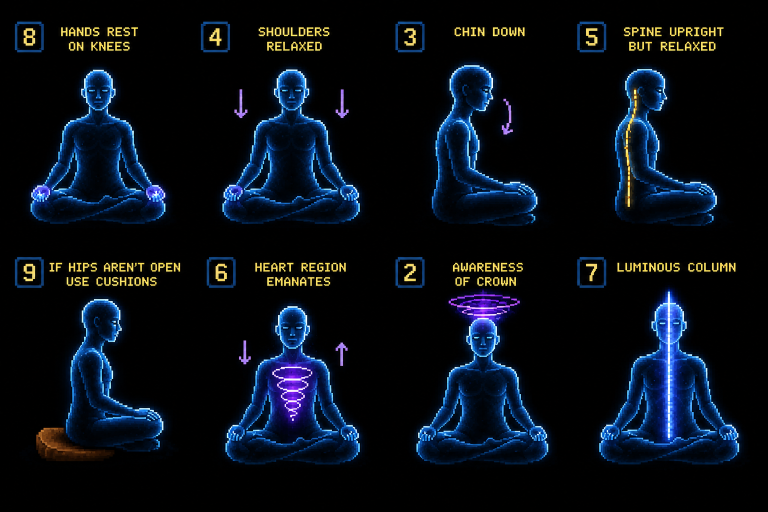
#> input picture reference/uploads/seating seqeunce.png, 1536 x 1024 px (shown at 1/2 size)
$ python -i process_figures.py   (imports and definitions only)
#> lines starting #> are read from the running program, lines starting #| are printed output that depends on the picture; after the words box and inside, x2 and y2 are one past the last pixel; in counts of white or black regions, pixels touching at a corner belong together
"""Reproducible alpha extraction and landmark registration; never edits source art."""
# INACTIVE: this script overwrites public/index.html. The guard runs before any import or write.
from legacy_guard import refuse_unless_allowed
# [1 line not run here, left out]
from pathlib import Path
from collections import deque
import json, re, base64, gzip
import numpy as np
from chapter_structure import apply_chapters
from solar_spiral import apply_solar_spiral
from wave_loop import apply_wave_loop
from mantra_scene import apply_mantra_scene
from visualization_scene import apply_visualization_scene
from PIL import Image, ImageDraw, ImageFilter

ROOT = Path(__file__).resolve().parents[2]
PUBLIC = ROOT / 'public'
OUT = PUBLIC / 'assets' / 'figures'
# [2 lines not run here, left out]

# Original-sheet pixel coordinates: crop, anatomical crown y, pelvis x/y,
# and exterior gaps between arm and torso. The halo is not a scale landmark.
SEATS = {
 'seat-hands': ((35,120,355,465),140,(195,395),[(112,345),(280,345)]),
 'seat-shoulders': ((425,120,745,465),140,(584,395),[(503,345),(665,345)]),
 'seat-chin': ((840,115,1100,465),131,(918,397),[]),
 'seat-spine': ((1205,120,1455,465),139,(1285,397),[]),
 'seat-cushions': ((60,585,350,940),600,(180,848),[]),
 'seat-heart': ((435,595,740,945),615,(585,874),[(500,816),(669,816)]),
 'seat-crown': ((815,578,1120,948),638,(968,874),[(880,815),(1050,815)]),
 'seat-column': ((1200,578,1480,948),608,(1338,874),[(1250,817),(1420,817)]),
}

def reachable(mask, seeds):
    h,w=mask.shape
    seen=np.zeros_like(mask)
    q=deque()
    for x,y in seeds:
        if 0<=x<w and 0<=y<h and mask[y,x] and not seen[y,x]:
            seen[y,x]=True; q.append((x,y))
    while q:
        x,y=q.popleft()
        for xx,yy in ((x-1,y),(x+1,y),(x,y-1),(x,y+1)):
            if 0<=xx<w and 0<=yy<h and mask[yy,xx] and not seen[yy,xx]:
                seen[yy,xx]=True; q.append((xx,yy))
    return seen

def extract(im, gaps=(), protected=()):
    rgb=np.pad(np.asarray(im.convert('RGB')).astype(np.float32),((32,32),(32,32),(0,0)))
    gaps=[(x+32,y+32) for x,y in gaps]
    peak=rgb.max(axis=2)
    bright=Image.fromarray(np.uint8(peak>=36)*255)
    # Close gaps in the luminous contour, then retain the dark body.
    contour=np.asarray(bright.filter(ImageFilter.MaxFilter(21)).filter(ImageFilter.MinFilter(21)))>0
    contour[[0,-1],:]=False; contour[:,[0,-1]]=False
    h,w=contour.shape
    seeds=[(x,0) for x in range(w)]+[(x,h-1) for x in range(w)]+[(0,y) for y in range(h)]+[(w-1,y) for y in range(h)]+list(gaps)
    solid=~reachable(~contour,seeds)
    # Closing the outer silhouette can seal narrow arm/torso openings.
    # Recover those dark gaps from the original contour before filling the body.
    gap_pixels=reachable(peak<36,gaps)
    solid[gap_pixels]=False
    if protected:
        support=Image.new('L',(w,h))
        ImageDraw.Draw(support).polygon([(x+32,y+32) for x,y in protected],fill=255)
        solid |= np.asarray(support)>0
    core=np.asarray(Image.fromarray(np.uint8(solid)*255).filter(ImageFilter.MinFilter(5)).filter(ImageFilter.GaussianBlur(1.2)))/255
    alpha=np.clip((peak-3)/252,0,1)
    alpha=np.maximum(alpha,core)
    # Unpremultiply the glow from its original black matte, preserving its
    # contribution on a dark backdrop while making it work on any backdrop.
    color=np.minimum(255,rgb/np.maximum(alpha[:,:,None],1/255))
    color[alpha==0]=0
    return Image.fromarray(np.dstack([color,np.rint(alpha*255)]).astype(np.uint8),'RGBA').crop((32,32,w-32,h-32))

# [11 lines left out: function register, not called in this run]

metadata={}
# Front-facing art uses a shared anatomical scaffold, rather than only two
# endpoints. Gentle piecewise scaling compensates for source drawing drift.
# Sheet coordinates: center x, crown/brow/chin/shoulder/navel/pelvis/base,
# half-widths at head, shoulders and folded legs. Profile poses stay separate.
FRONT={
 'seat-hands':(195.5,[140,180,220,250,345,395,445],[31,70,135]),
 'seat-shoulders':(583,[140,180,220,250,345,395,445],[31,70,137]),
 'seat-heart':(585,[615,655,696,727,824,878,927],[31,70,133]),
 'seat-crown':(967,[638,678,714,745,831,881,928],[31,70,135]),
 'seat-column':(1338,[608,648,690,720,820,877,926],[29,73,138]),
}

# [19 lines left out: function register_front, not called in this run]

# [45 lines not run here, left out]
# [1 line that did not run here, left out]
# [1 line that did not run here, left out]
# [1 line that did not run here, left out]
# The remaining colored arrow fragments are isolated above the ribbon.
# [1 line that did not run here, left out]
# [7 lines not run here, left out]
# [1 line that did not run here, left out]
# [1 line that did not run here, left out]
# [1 line not run here, left out]

# Generate a review version only. Production index.html remains unchanged.
# [1 line that did not run here, left out]
pattern=r'(<script type="__bundler/template">)(.*?)(</script>)'
# [1 line that did not run here, left out]
# [1 line that did not run here, left out]
# [2 lines that did not run here, left out]
seat_order=['hands','cushions','shoulders','spine','chin','heart','crown']
# [6 lines not run here, left out]
# [2 lines that did not run here, left out]
# [2 lines that did not run here, left out]

# A symmetric, translucent halo leaves the pixel-art spine itself untouched.
spine_glow='''<svg viewBox="0 0 1024 1024" width="100%" height="100%" aria-hidden="true" style="position:absolute;inset:0;pointer-events:none;">
<defs><radialGradient id="spine-side-glow"><stop offset="0" stop-color="#75baff" stop-opacity=".32"/><stop offset=".35" stop-color="#508aff" stop-opacity=".18"/><stop offset="1" stop-color="#426aff" stop-opacity="0"/></radialGradient></defs>
<ellipse cx="512" cy="478" rx="64" ry="285" fill="url(#spine-side-glow)"/>
</svg>'''
column_art='''<svg viewBox="0 0 1024 1024" width="100%" height="100%" role="img" aria-label="An open outline body with a luminous spine" style="opacity:.9;">
<image href="assets/empty-vessel-outline-v2.png" width="1024" height="1024"/>
<path d="M512 185V742" fill="none" stroke="#568cff" stroke-width="14" opacity=".4"/>
<path d="M512 185V742" fill="none" stroke="#bde4ff" stroke-width="5"/>
</svg>'''
# [1 line that did not run here, left out]
overrides='''<style>
img[alt="wave breathing cycle"]{animation:none!important;transform:none!important;opacity:1!important}
[data-layer="wavediagram"]{mix-blend-mode:normal!important}
[data-layer="seated"],[data-layer="vessel"],[data-layer="column"]{mix-blend-mode:normal!important}
[data-seat],[data-vfig],[data-layer="column"] img{padding:0!important;width:100%!important;height:100%!important;object-fit:contain!important;animation:none!important}
img[alt="luminous body"]{mix-blend-mode:normal!important;animation:none!important}
</style>'''
# [1 line that did not run here, left out]
# [1 line that did not run here, left out]
# [1 line that did not run here, left out]
# [1 line that did not run here, left out]
# [1 line that did not run here, left out]
# [1 line that did not run here, left out]
bundle=PUBLIC/'assets'/'preview-bundle'
# [1 line not run here, left out]
paths={}
# [10 lines not run here, left out]
# [1 line that did not run here, left out]
# [1 line that did not run here, left out]
# [1 line that did not run here, left out]
# [1 line that did not run here, left out]
# [1 line that did not run here, left out]
# [1 line that did not run here, left out]
# [2 lines not run here, left out]

names=list(SEATS)+[f'breath-{i}' for i in range(4)]
# [1 line not run here, left out]
# Register the original landscape to the same square as the figures.
# Source landmarks: summit (636,606), horizon y=890. Figure landmarks:
# brow center (512,280), navel y=640. Uniform scale preserves the mountain.
landscape_scale=(640-280)/(890-606)
landscape_x=512-636*landscape_scale
landscape_y=280-606*landscape_scale
# [4 lines that did not run here, left out]
# [1 line not run here, left out]
sheet=Image.new('RGB',(1200,((len(names)+3)//4)*340),'#111721')
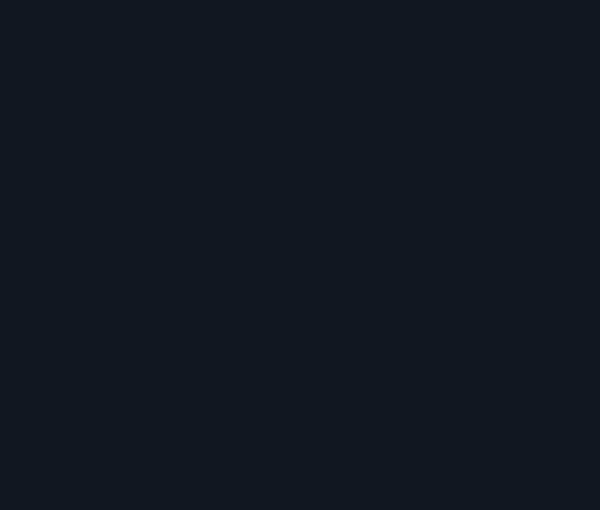
#> sheet: PIL image 1200x1020 RGB (shown at 1/2 size); mean R, G, B 17, 23, 33
d=ImageDraw.Draw(sheet)
# [11 lines not run here, left out]

>>> from PIL import Image
>>> picture = Image.open('../../reference/uploads/seating seqeunce.png')
#> picture is the input picture: PIL image 1536x1024 RGB; mean R, G, B 8.3, 14.4, 23.1
>>> result = extract(picture)
#> in extract, `bright=Image.fromarray(np.uint8(peak>=36)*255)`:
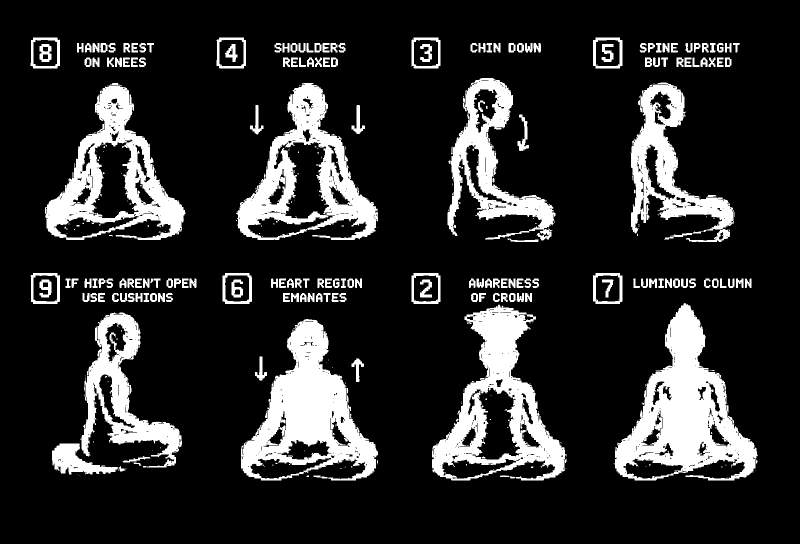
#> bright: PIL image 1600x1088 L (shown at 1/2 size); 16.4% white; 411 white regions (224 under 20 px), largest, box (x1, y1, x2, y2) and area: (1230, 606, 1516, 961) 43714, (482, 638, 756, 961) 38950, (864, 609, 1133, 961) 34380
#> in extract, `contour=np.asarray(bright.filter(ImageFilter.MaxFilter(21)).filter(Ima..`: contour: shape (1088, 1600) bool; 22.9% white; 25 white regions, largest, box (x1, y1, x2, y2) and area: (1227, 606, 1516, 961) 51350, (864, 557, 1133, 961) 50263, (482, 638, 756, 961) 48605
#> after the loop in reachable, `for x,y in seeds:`:
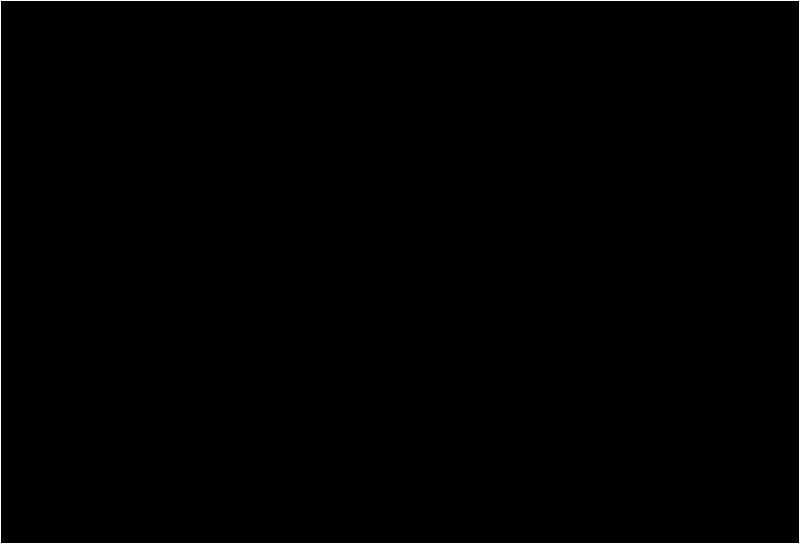
#> seen: shape (1088, 1600) bool (shown at 1/2 size); 0.31% white in thin lines or dots
#> after the loop in reachable, `while q:`:
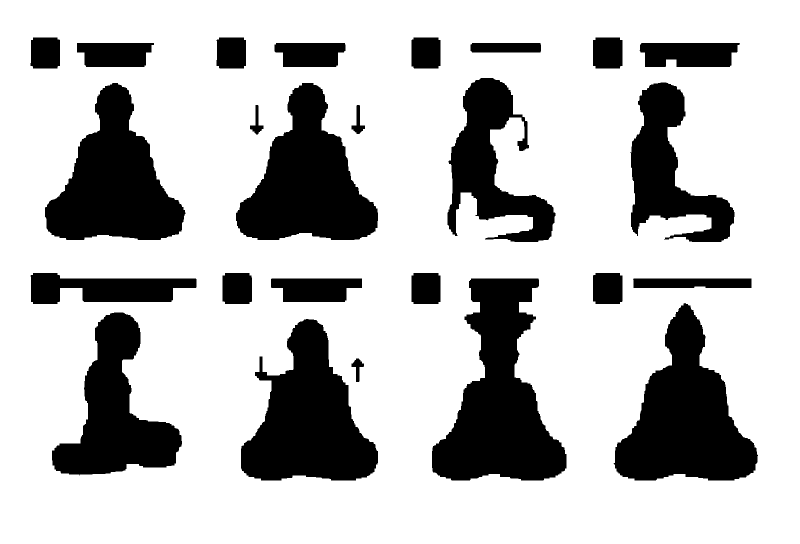
#> seen: shape (1088, 1600) bool (shown at 1/2 size); 74.9% white; 25 black regions, largest, box (x1, y1, x2, y2) and area: (864, 557, 1133, 961) 58488, (1227, 606, 1516, 961) 53683, (482, 638, 756, 961) 51266
#> after the loop in reachable (call 2), `for x,y in seeds:`: seen: shape (1088, 1600) bool; every value is 0
#> in extract, `color=np.minimum(255,rgb/np.maximum(alpha[:,:,None],1/255))`:
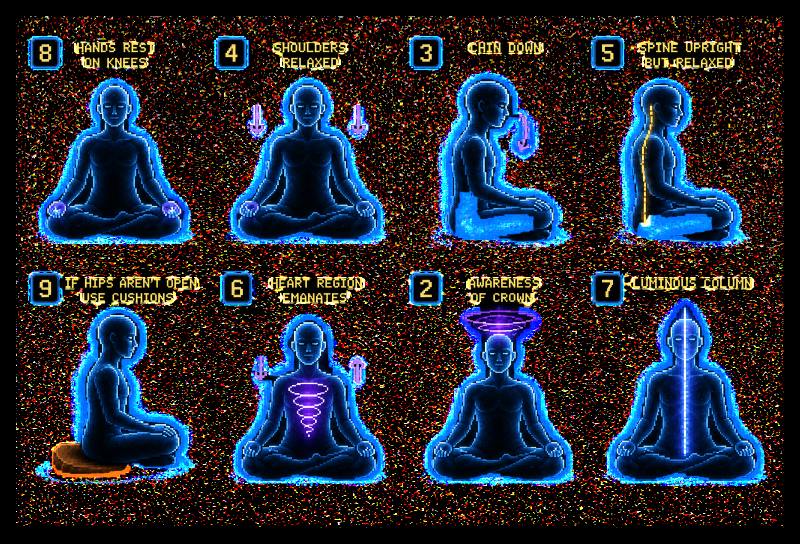
#> color: shape (1088, 1600, 3) float64 (shown at 1/2 size); mean R, G, B 35, 39.8, 52.1
#> in extract, `color[alpha==0]=0`:
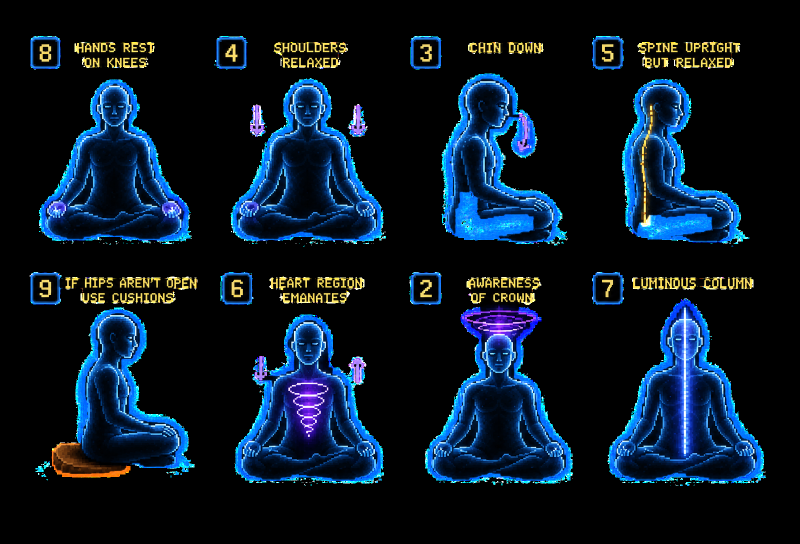
#> color: shape (1088, 1600, 3) float64 (shown at 1/2 size); mean R, G, B 10.1, 24.1, 38.5
#> in extract, `return Image.fromarray(np.dstack([color,np.rint(alpha*255)]).astype(np..`:
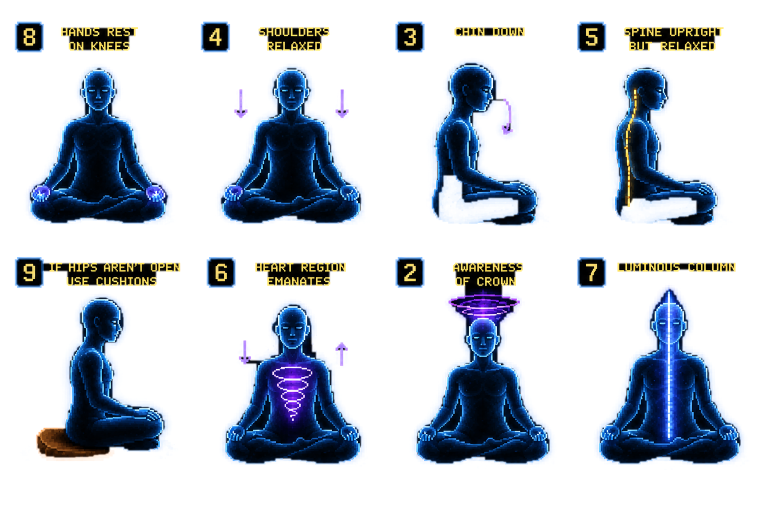
#> returned value: PIL image 1536x1024 RGBA (shown at 1/2 size); mean R, G, B, A 11.2, 26.6, 42.6, 67.1; transparent parts drawn white

$ run again, on reference/uploads/3.chakra.png
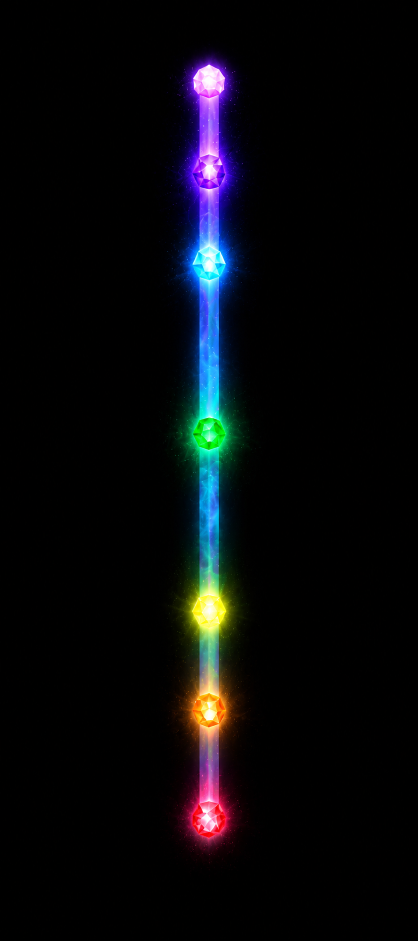
#> input picture reference/uploads/3.chakra.png, 836 x 1881 px (shown at 1/2 size)
#> picture is the input picture: PIL image 836x1881 RGB; mean R, G, B 8, 9, 12
#> bright: PIL image 900x1945 L; 8.5% white; 349 white regions (348 under 20 px), largest, box (x1, y1, x2, y2) and area: (374, 137, 523, 1740) 146999
#> contour: shape (1945, 900) bool; 9.9% white; 5 white regions (4 under 20 px), largest, box (x1, y1, x2, y2) and area: (363, 137, 539, 1758) 173033
#> after the loop in reachable, `for x,y in seeds:`:
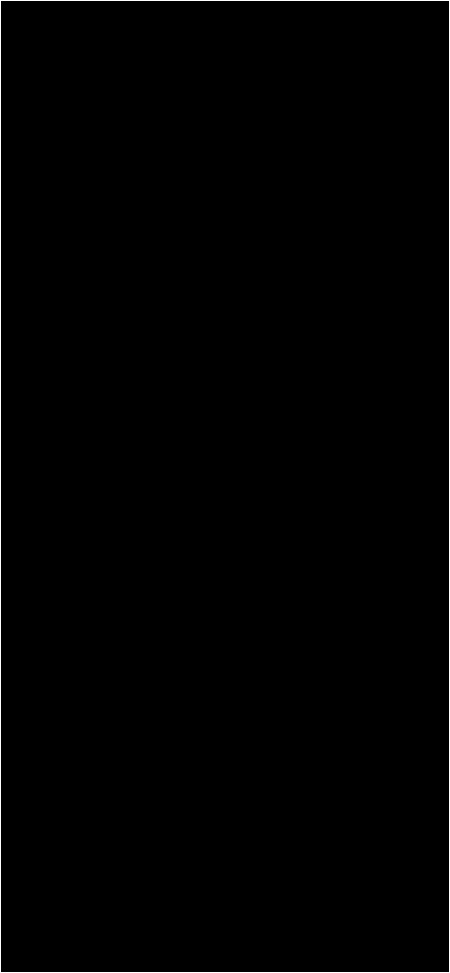
#> seen: shape (1945, 900) bool (shown at 1/2 size); 0.32% white in thin lines or dots
#> in extract, `return Image.fromarray(np.dstack([color,np.rint(alpha*255)]).astype(np..`:
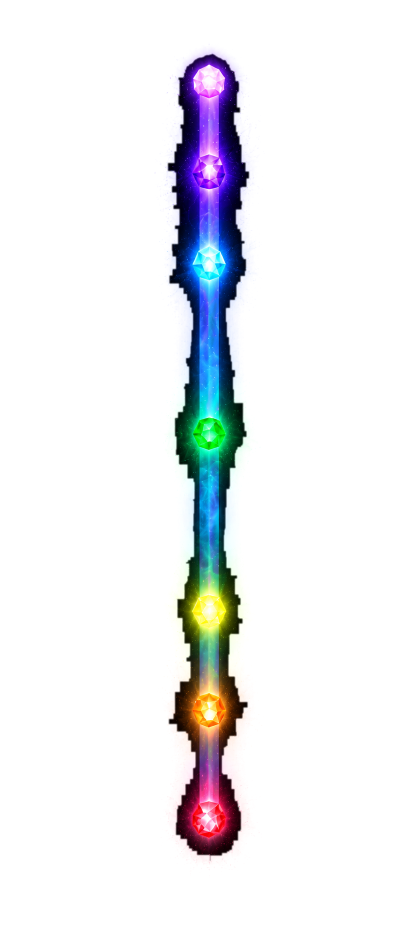
#> returned value: PIL image 836x1881 RGBA (shown at 1/2 size); mean R, G, B, A 14.2, 15.5, 20.4, 27; transparent parts drawn white

$ run again, on reference/uploads/breathing sequence.png
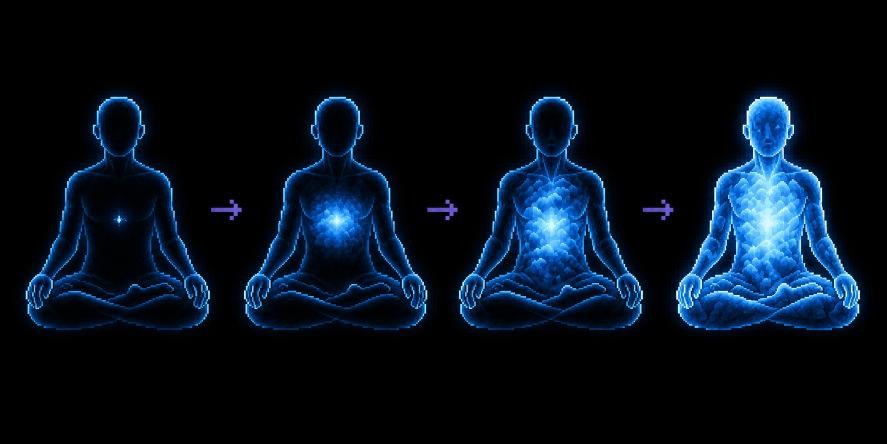
#> input picture reference/uploads/breathing sequence.png, 1774 x 887 px (shown at 1/2 size)
#> picture is the input picture: PIL image 1774x887 RGB; mean R, G, B 4.7, 16.3, 28.4
#> in extract, `bright=Image.fromarray(np.uint8(peak>=36)*255)`:
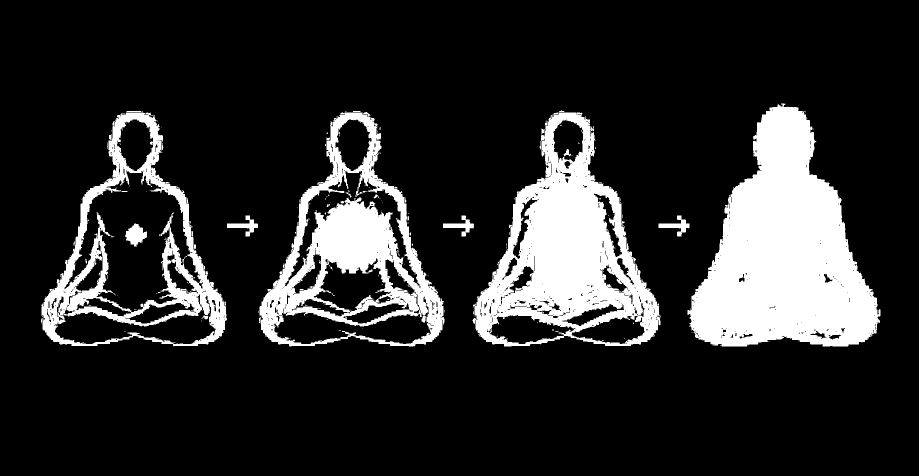
#> bright: PIL image 1838x951 L (shown at 1/2 size); 16.5% white; 222 white regions (192 under 20 px), largest, box (x1, y1, x2, y2) and area: (1375, 207, 1761, 693) 109873, (945, 225, 1321, 693) 78620, (519, 224, 889, 693) 56106
#> contour: shape (951, 1838) bool; 19.7% white; 8 white regions, largest, box (x1, y1, x2, y2) and area: (1375, 207, 1761, 693) 111565, (945, 221, 1321, 693) 92827, (517, 222, 889, 693) 79764
#> solid: shape (951, 1838) bool; 24.3% white; 7 white regions, largest, box (x1, y1, x2, y2) and area: (1375, 207, 1761, 693) 111565, (945, 221, 1321, 693) 103988, (517, 222, 889, 693) 103414
#> in extract, `return Image.fromarray(np.dstack([color,np.rint(alpha*255)]).astype(np..`:
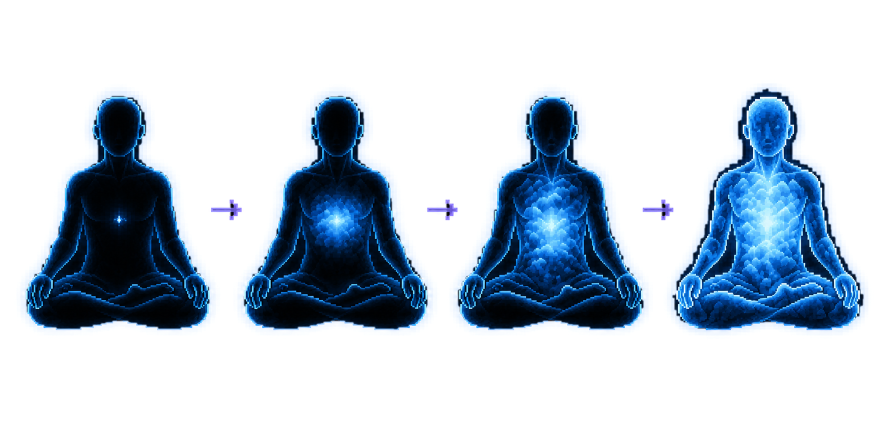
#> returned value: PIL image 1774x887 RGBA (shown at 1/2 size); mean R, G, B, A 6.1, 28.3, 46.7, 67.7; transparent parts drawn white
